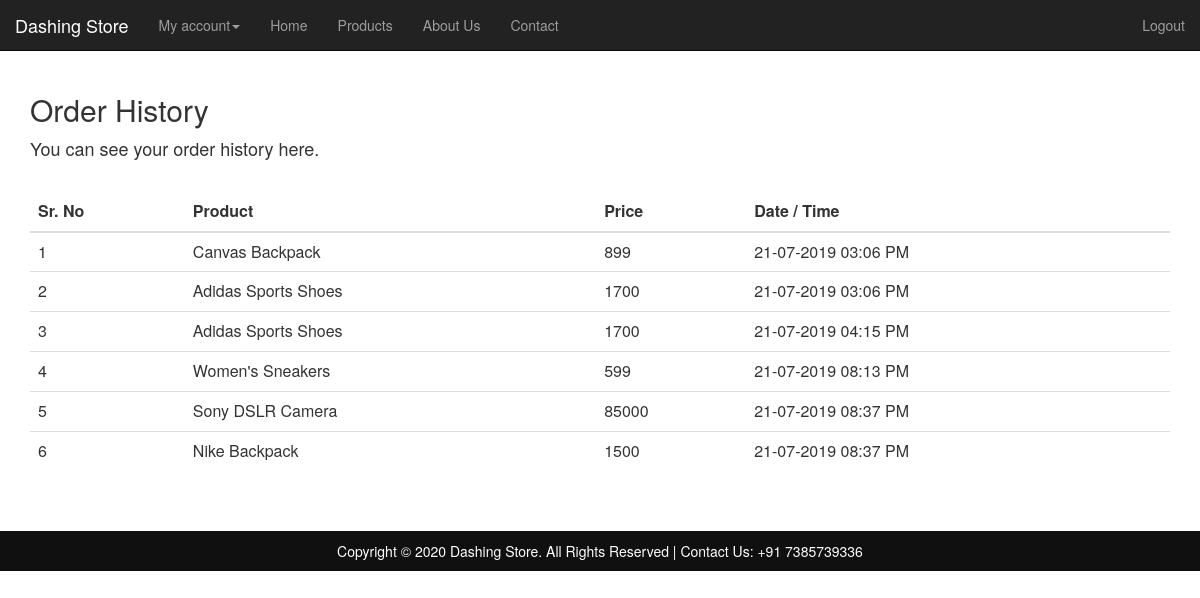
Page /myorders.php (signed in) on the committed database.
### tables this page shows
CREATE TABLE `orders` (
  `o_id` int(11) NOT NULL,
  `u_id` int(11) NOT NULL,
  `p_id` int(11) NOT NULL,
  `time_stamp` varchar(50) NOT NULL
);

CREATE TABLE `products` (
  `p_id` int(11) NOT NULL,
  `name` varchar(50) NOT NULL,
  `description` varchar(200) NOT NULL,
  `image_path` varchar(200) NOT NULL,
  `price` int(11) NOT NULL,
  `category` varchar(25) NOT NULL
);

### myorders.php (the view, shortened to what this page needs)
<?php
    require 'header.php';
?>
<!DOCTYPE html>
<html>
<head>
</head>
<body>
    <?php
		require 'conn.php';
		$i=1;
		$uid = $_SESSION['user-id'];
		$select_query = "SELECT products.name, products.price, orders.time_stamp from products, orders WHERE orders.p_id = products.p_id and orders.u_id= $uid ;";
		$select_query_result = mysqli_query($con,$select_query);
		$records_count = mysqli_num_rows($select_query_result);
		if ($records_count>0)
		{
	?>
		<div class="container">
		<br><br>
  		<h2><br>Order History</h2>
  		<p style="font-size: 18px;">You can see your order history here.</p> <br>
  		<table class="table table-hover">
		    <thead>
		      <tr>
		      	<th>Sr. No</th>
		        <th>Product</th>
		        <th>Price</th>
		        <th>Date / Time</th>
		      </tr>
		    </thead>
		    <tbody>
		    <?php while ($row= mysqli_fetch_array($select_query_result)) {?>
		      <tr>
		      	<td><?php echo $i; $i++; ?></td>
		        <td><?php echo $row['name']?></td>
		        <td><?php echo $row['price']?></td>
		        <td><?php echo $row['time_stamp']?></td>
		      </tr>
		      <?php }?>
		    </tbody>
		</table>
		<br>
	<br>
	</div>
	<?php
	}
	?>
            <footer class="container-fluid" style="background-color: #101010;padding: 10px">
               Copyright © <?php echo date("Y"); ?> Dashing Store. All Rights Reserved | Contact Us: +91 7385739336
            </footer>
</body>
</html>

### css/style.css (style rules this page uses)
footer { background-color: black; color: white; padding: 8px; text-align: center; }

### rows in the picture
orders: p.name "Canvas Backpack", p.price "899", time_stamp "21-07-2019 03:06 PM"
orders: p.name "Adidas Sports Shoes", p.price "1700", time_stamp "21-07-2019 03:06 PM"
orders: p.name "Adidas Sports Shoes", p.price "1700", time_stamp "21-07-2019 04:15 PM"
orders: p.name "Women's Sneakers", p.price "599", time_stamp "21-07-2019 08:13 PM"
orders: p.name "Sony DSLR Camera", p.price "85000", time_stamp "21-07-2019 08:37 PM"
orders: p.name "Nike Backpack", p.price "1500", time_stamp "21-07-2019 08:37 PM"
